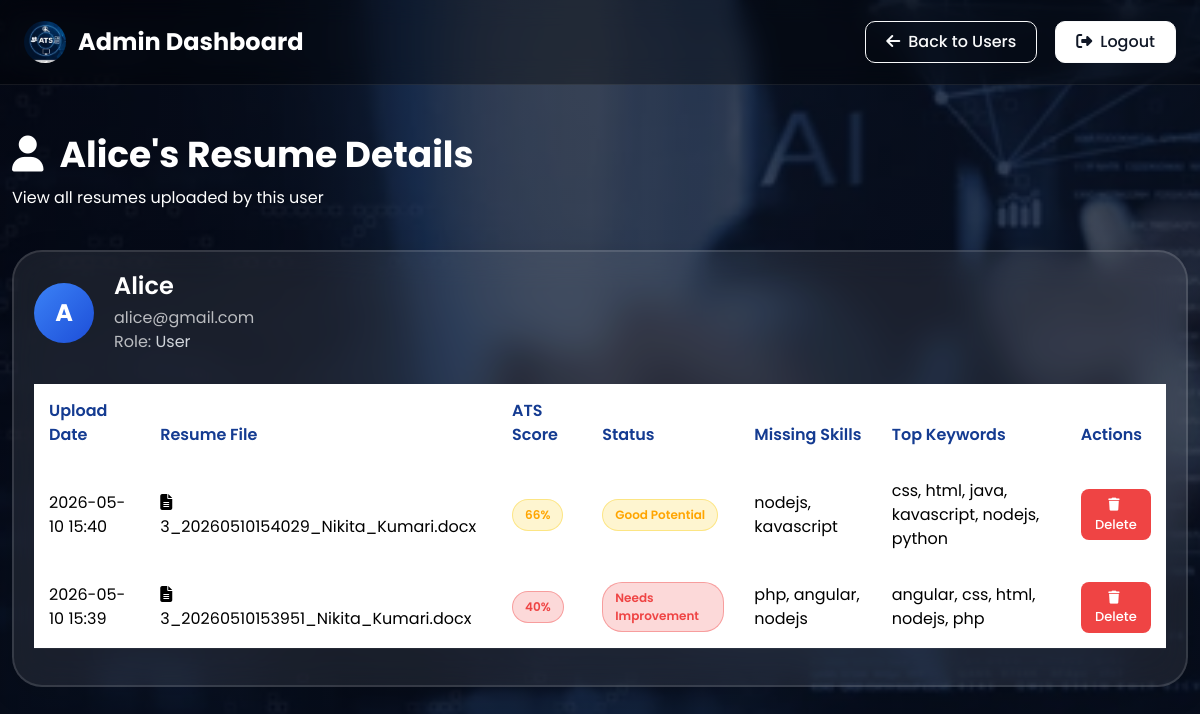
Page /admin/user/3 (signed in) on the committed database.
### tables this page shows
CREATE TABLE users(
        id INTEGER PRIMARY KEY AUTOINCREMENT,
        name TEXT,
        email TEXT UNIQUE,
        password TEXT,
        role TEXT
    );

CREATE TABLE resumes(
        id INTEGER PRIMARY KEY AUTOINCREMENT,
        user_id INTEGER,
        filename TEXT,
        score INTEGER,
        missing_skills TEXT,
        summary TEXT,
        top_keywords TEXT,
        uploaded_at TEXT
    , ai_tips TEXT);

### app.py (the view)
@app.route("/admin/user/<int:user_id>")
def admin_view_user(user_id):
    if "role" not in session or session["role"] != "admin":
        return redirect("/login")
    conn = get_db()
    cur = conn.cursor()
    user = cur.execute(
        "SELECT id, name, email, role FROM users WHERE id = ?",
        (user_id,)
    ).fetchone()
    if not user:
        conn.close()
        return "User not found", 404
    resumes = cur.execute(
        "SELECT id, filename, score, missing_skills, summary, top_keywords, uploaded_at "
        "FROM resumes WHERE user_id = ? ORDER BY uploaded_at DESC",
        (user_id,)
    ).fetchall()
    conn.close()
    return render_template("admin_user.html", user=user, resumes=resumes)

### app.py (called while the page is built)
def get_db():
    conn = sqlite3.connect("database.db", timeout=10)
    conn.row_factory = sqlite3.Row
    return conn

### templates/admin_user.html (shortened to what this page needs)
<!DOCTYPE html>
<html lang="en">
<head>
<link rel="stylesheet" href="https://cdn.jsdelivr.net/npm/bootstrap@5.3.2/dist/css/bootstrap.min.css">
<link rel="stylesheet" href="https://cdnjs.cloudflare.com/ajax/libs/font-awesome/6.4.2/css/all.min.css">
</head>
<body>
<nav class="navbar navbar-expand-lg navbar-dark px-4 py-3">
  <a class="navbar-brand text-white" href="/admin">
    <img src="{{ url_for('static', filename='Logo.jpg') }}" alt="Logo" height="36" class="logo">
    Admin Dashboard
  </a>
  <div class="ms-auto d-flex gap-2">
    <a class="btn btn-outline-light nav-btn" href="/admin"><i class="fas fa-arrow-left me-2"></i>Back to Users</a>
    <a class="btn btn-light nav-btn" href="/logout"><i class="fas fa-sign-out-alt me-2"></i>Logout</a>
  </div>
</nav>
<div class="container py-5" style="max-width:1200px;">
  <div class="admin-heading">
    <h1><i class="fas fa-user me-3"></i>{{ user['name'] }}'s Resume Details</h1>
    <p>View all resumes uploaded by this user</p>
  </div>
  <div class="glass-card">
    <div class="user-info">
      <div class="user-avatar">
        {{ user['name'][0].upper() }}
      </div>
      <div class="user-details">
        <h3>{{ user['name'] }}</h3>
        <p>{{ user['email'] }}</p>
        <p>Role:
          {% if user['role'] == 'admin' %}
          <span style="color:#fbbf24;"><i class="fas fa-crown me-1"></i>Admin</span>
          {% else %}
          <span style="color:#d1d5db;">User</span>
          {% endif %}
        </p>
      </div>
    </div>
    {% if resumes %}
    <div class="table-responsive">
      <table class="table table-borderless align-middle">
        <thead>
          <tr>
            <th>Upload Date</th>
            <th>Resume File</th>
            <th>ATS Score</th>
            <th>Status</th>
            <th>Missing Skills</th>
            <th>Top Keywords</th>
            <th>Actions</th>
          </tr>
        </thead>
        <tbody>
          {% for resume in resumes %}
          {% set score = resume['score'] %}
          {% if score >= 80 %}
          {% set badge = 'badge-success' %}
          {% set status = 'Excellent Match' %}
          {% elif score >= 50 %}
          {% set badge = 'badge-warning' %}
          {% set status = 'Good Potential' %}
          {% else %}
          {% set badge = 'badge-danger' %}
          {% set status = 'Needs Improvement' %}
          {% endif %}
          <tr>
            <td>{{ resume['uploaded_at'][:16].replace('T', ' ') if resume['uploaded_at'] else 'N/A' }}</td>
            <td><i class="fas fa-file-alt me-2"></i>{{ resume['filename'] }}</td>
            <td><span class="result-pill {{ badge }}">{{ score }}%</span></td>
            <td><span class="result-pill {{ badge }}">{{ status }}</span></td>
            <td>{{ resume['missing_skills'] or 'None' }}</td>
            <td>{{ resume['top_keywords'] or 'N/A' }}</td>
            <td>
              <a href="/delete_resume/{{ resume['id'] }}" class="btn btn-sm btn-danger" onclick="return confirm('Delete this resume?')">
                <i class="fas fa-trash me-1"></i>Delete
              </a>
            </td>
          </tr>
          {% endfor %}
        </tbody>
      </table>
    </div>
    {% else %}
    <div class="text-center text-muted" style="padding:50px;">
      <i class="fas fa-folder-open fa-3x mb-3"></i>
      <h4>No resumes uploaded yet</h4>
      <p>This user hasn't uploaded any resumes.</p>
    </div>
    {% endif %}
  </div>
</div>
</body>
</html>

### rows in the picture
users: name "Alice", name "A", email "alice@gmail.com"
resumes: uploaded_at "2026-05-10 15:40", filename "3_20260510154029_Nikita_Kumari.docx", score "66", status "Good Potential", missing_skills "nodejs, kavascript", top_keywords "css, html, java, kavascript, nodejs, python"
resumes: uploaded_at "2026-05-10 15:39", filename "3_20260510153951_Nikita_Kumari.docx", score "40", status "Needs Improvement", missing_skills "php, angular, nodejs", top_keywords "angular, css, html, nodejs, php"
